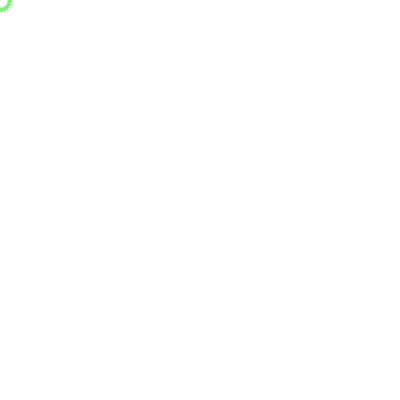
Frame 1 (no input)
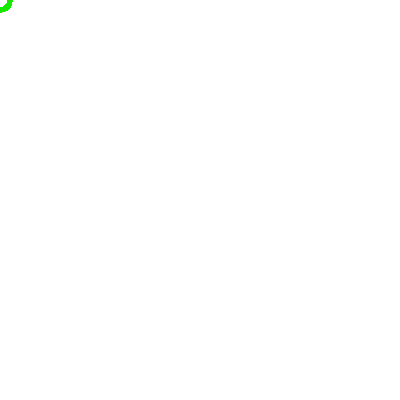
Frame 60 (no input)
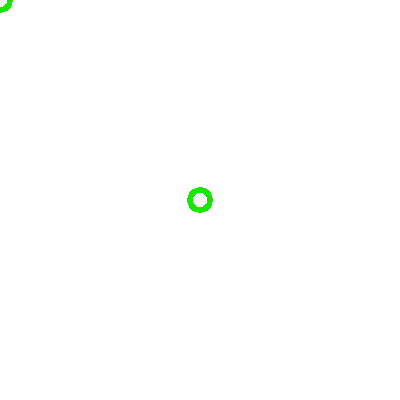
Frame 120 (the mouse pressed at the canvas centre since frame 60)

The p5.js sketch that drew these frames (run headless with seeded random() and noise() and a simulated clock; from frame 60 on, the mouse is pressed at the canvas centre):

// p5.js sketch
// ── sketch.js
var canvasDimX = 400;
var canvasDimY = 400;
function setup() {
    createCanvas(canvasDimX, canvasDimY);
    background(255);  // for grayscale one can use just one argument
}

function draw() {
    // background(255);  // for grayscale one can use just one argument
    let a, b, theta, max_N, x0, y0;

    x0 = 200;
    y0 = 200;
    a = 10;
    b = 10;
    max_N = 20;
    theta = 2 * PI / max_N;

    // circles that follows the cursor
    stroke(0, 255, 0, 100);
    strokeWeight(5);
    for (let i = 0; i < max_N; i++) {
        point(mouseX + a * cos(i * theta), mouseY + b * sin(i * theta));
    }

    // circle that mirrors the cursor
    stroke(255, 45, 0, 10);
    strokeWeight(5);
    for (let i = 0; i < max_N; i++) {
        point(mouseY + a * cos(i * (theta + 0.01)), mouseX + b * sin(i * (theta + 0.01)));
    }
}
